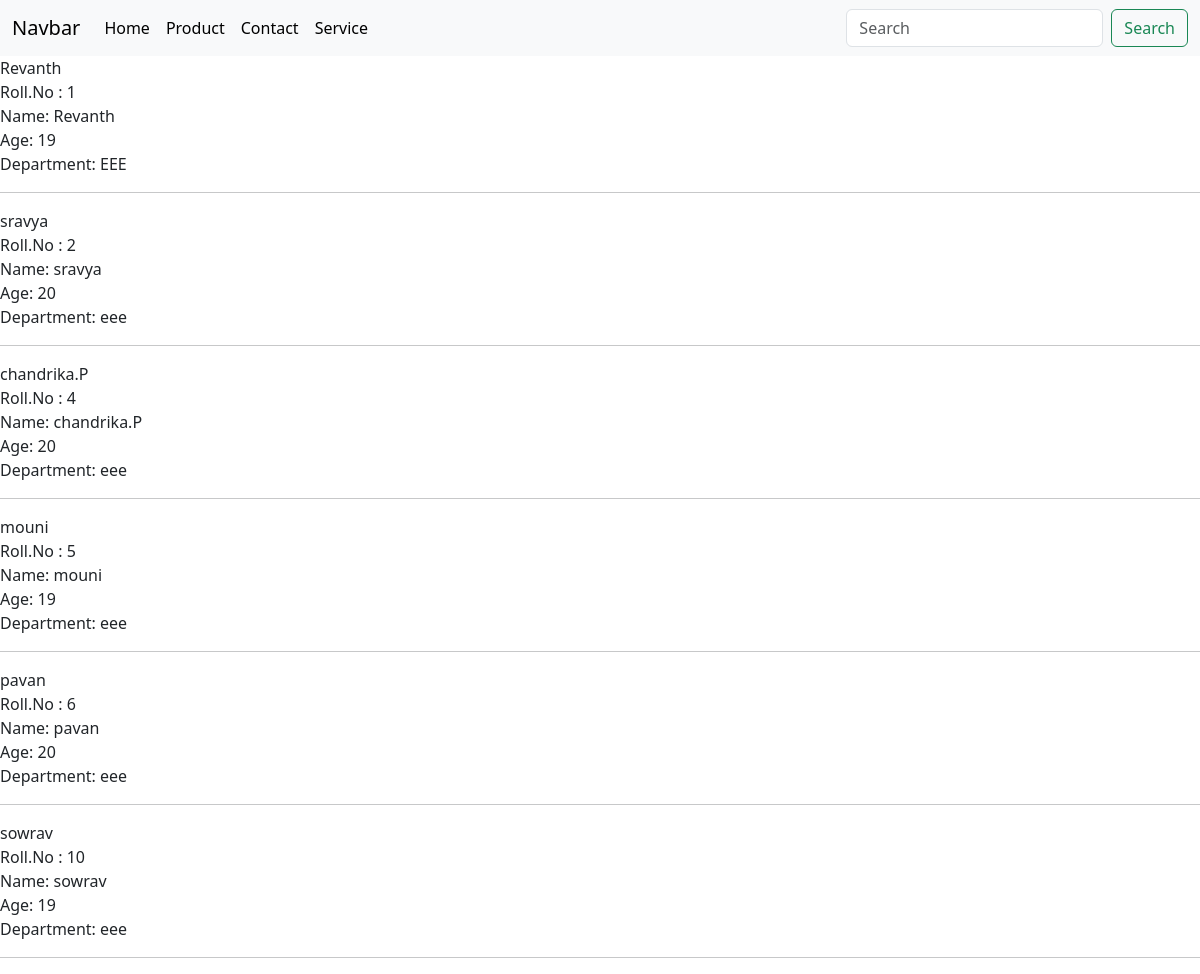
Page /student on the committed database.
### IT/models.py (models this page shows)
class Student(models.Model):
    name = models.CharField(max_length=200)
    regnumber = models.IntegerField()
    age = models.IntegerField()
    department = models.CharField(max_length=20)
    def __str__(self):
        return self.name

### IT/views.py (the view)
# urls.py: path('student',views.student, name = 'student'),
def student(request):
    stu = Student.objects.all()
    context = {'stu': stu}
    return render(request, 'student.html', context)

### templates/student.html
{% extends "base.html" %}
{% block content %}
{%  for a in stu %}
{{a}}<br>
Roll.No : {{ a.id }}<br>
Name: {{a.name}}<br>
Age: {{a.age}}<br>
Department: {{a.department}}<br>
<hr>
{% endfor %}
{% endblock %}

### rows in the picture
Student: name "Revanth", id "1", age "19", department "EEE"
Student: name "sravya", id "2", age "20", department "eee"
Student: name "chandrika.P", id "4", age "20", department "eee"
Student: name "mouni", id "5", age "19", department "eee"
Student: name "pavan", id "6", age "20", department "eee"
Student: name "sowrav", id "10", age "19", department "eee"
